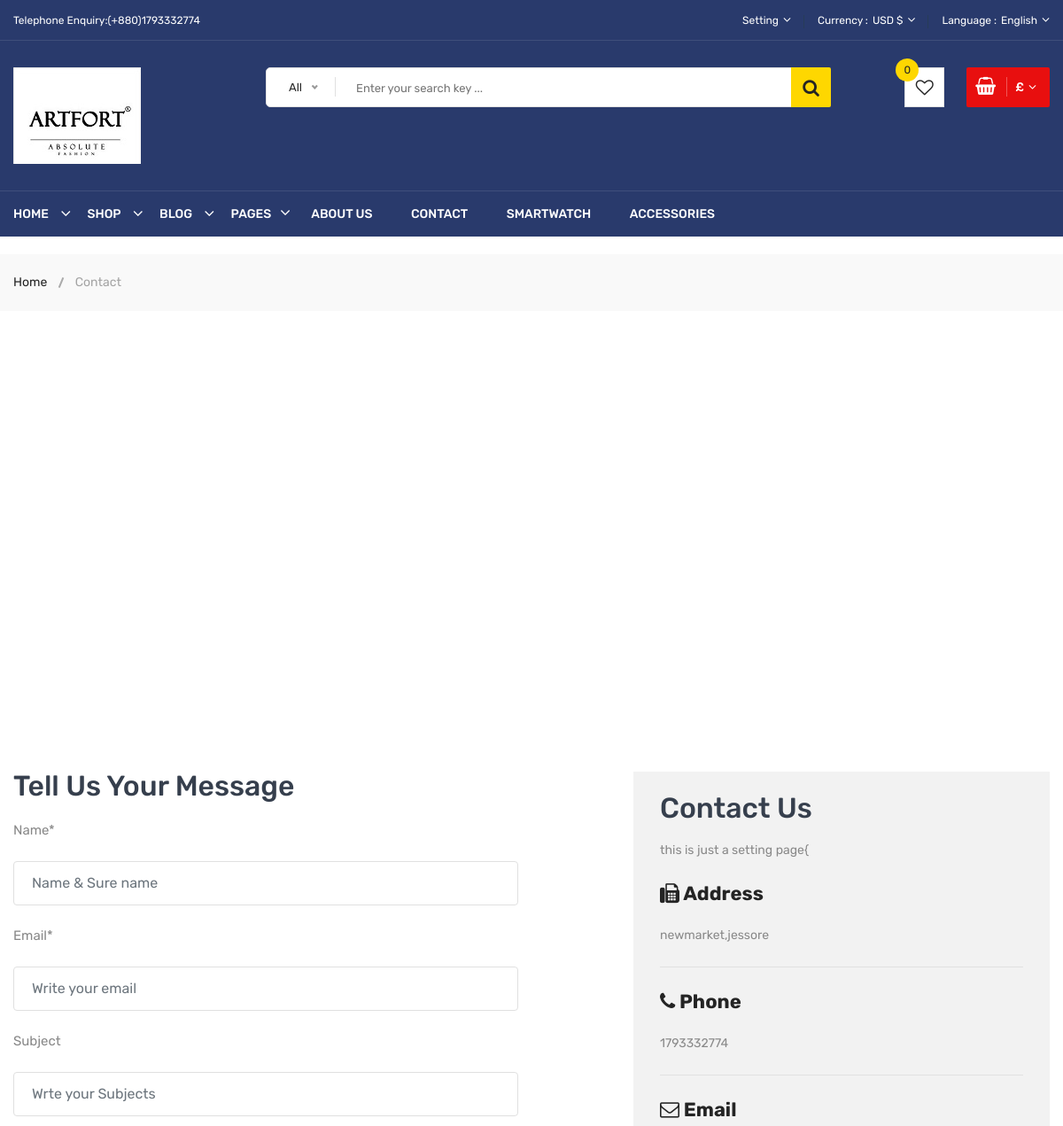
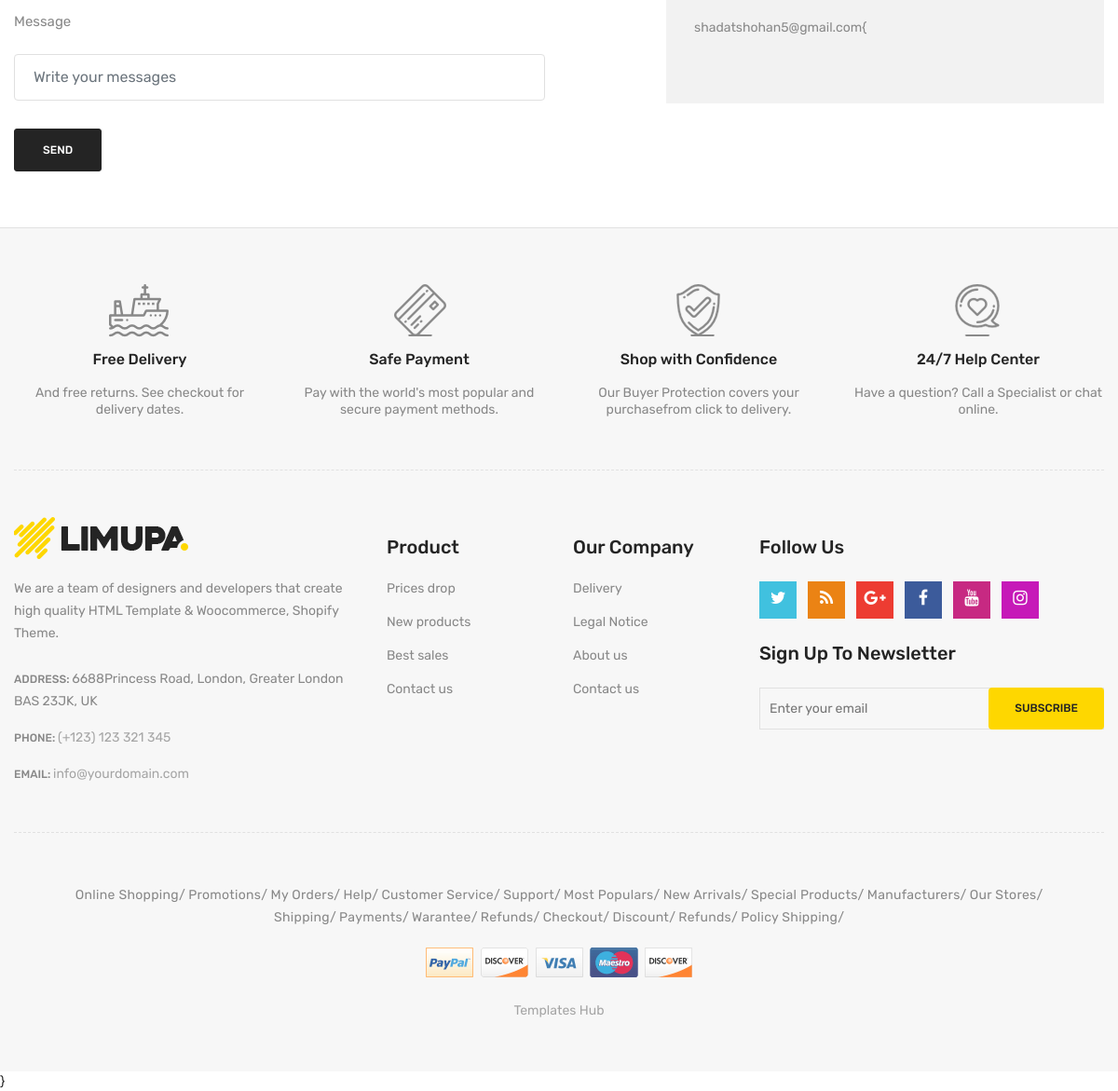
Page /contact/ on the committed database (2 pictures, top to bottom).
### EcomApp/models.py (models this page shows, shortened)
class Setting(models.Model):
    STATUS = (
        ('True', 'True'),
        ('False', 'False'),
    )
    title = models.CharField(max_length=200)
    keyword = models.CharField(max_length=200)
    description = models.TextField()
    address = models.CharField(max_length=200)
    phone = models.IntegerField()
    fax = models.CharField(blank=True, max_length=50)
    email = models.EmailField(blank=True, null=True, max_length=50)
    smptserver = models.CharField(max_length=100)
    smtpemail = models.EmailField(blank=True, null=True, max_length=50)
    smptpassword = models.CharField(blank=True, max_length=50)
    smptport = models.CharField(blank=True, max_length=100)
    icon = models.ImageField(blank=True, null=True, upload_to='icon/')
    facebook = models.CharField(blank=True, max_length=100)
    instagram = models.CharField(blank=True, max_length=100)
    address = models.TextField()
    contact = models.TextField()
    reference = models.TextField()
    status = models.CharField(max_length=50, choices=STATUS)
    created_at = models.DateTimeField(auto_now_add=True)
    updated_at = models.DateTimeField(auto_now=True)

### EcomApp/views.py (the view, shortened to what this page needs)
# urls.py: path('contact/',views.contact,name='contact_dat'),
def contact(request):
    category=Category.objects.all()
    setting=Setting.objects.get(id=1)
    form=ContactForm
    print(form)
    context={
    'form':form,
    'category':category,
    'setting':setting
    }
    return render(request,'EcomApp/contact_form.html',context)

### EcomApp/templates/EcomApp/contact_form.html (shortened to what this page needs)
{% extends 'EcomApp/index.html' %}
{% load static %}
{%load crispy_forms_tags  %}
{% block header %}
{% include 'EcomApp/header.html' %}
{% endblock %}
{% block another_content %}
  <div class="breadcrumb-area">
                <div class="container">
                    <div class="breadcrumb-content">
                        <ul>
                            <li><a href="index.html">Home</a></li>
                            <li class="active">Contact</li>
                        </ul>
                    </div>
                </div>
            </div>
            <div class="contact-main-page mt-60 mb-40 mb-md-40 mb-sm-40 mb-xs-40">
                <div class="container mb-60">
                    <div id="google-map"></div>
                </div>
                <div class="container">
                    <div class="row">
                        <div class="col-lg-5 offset-lg-1 col-md-12 order-1 order-lg-2">
                            <div class="contact-page-side-content">
                                <h3 class="contact-page-title">Contact Us</h3>
                                <p class="contact-page-message mb-25">{{setting.description}}{</p>
                                <div class="single-contact-block">
                                    <h4><i class="fa fa-fax"></i> Address</h4>
                                    <p>{{setting.address}}</p>
                                </div>
                                <div class="single-contact-block">
                                    <h4><i class="fa fa-phone"></i> Phone</h4>
                                    <p>{{setting.phone}}</p>
                                </div>
                                <div class="single-contact-block last-child">
                                    <h4><i class="fa fa-envelope-o"></i> Email</h4>
                                    <p>{{setting.email}}{</p>
                                </div>
                            </div>
                        </div>
                        <div class="col-lg-6 col-md-12 order-2 order-lg-1">
                            <div class="contact-form-content pt-sm-55 pt-xs-55">
                                <h3 class="contact-page-title">Tell Us Your Message</h3>
                                <div class="contact-form">
                                    <form  id="contact-form" action="{%url 'contact_dat'%}" method="post">
                                        <div class="form-group">
                                            {{form.name|as_crispy_field}}
                                        </div>
                                        <div class="form-group">
                                            {{form.email|as_crispy_field}}
                                        </div>
                                        <div class="form-group">
                                            {{form.subject|as_crispy_field}}
                                        </div>
                                        <div class="form-group mb-30">
                                             {{form.message|as_crispy_field}}
                                        </div>
                                        <div class="form-group">
                                            <button type="submit" value="submit" id="submit" class="li-btn-3" name="submit">send</button>
                                        </div>
                                    </form>
                                </div>
                            </div>
                        </div>
                    </div>
                </div>
            </div>
{% endblock %}
{% block footer %}
{% include 'EcomApp/footer.html' %}
{% endblock %}

### EcomApp/templates/EcomApp/header.html (shortened to what this page needs)
 {%load static%}
 <header class="li-header-4">
                <div class="header-top">
                    <div class="container">
                        <div class="row">
                            <div class="col-lg-3 col-md-4">
                                <div class="header-top-left">
                                    <ul class="phone-wrap">
                                        <li><span>Telephone Enquiry:</span><a href="#">(+880){{setting.phone}}</a></li>
                                    </ul>
                                </div>
                            </div>
                            <div class="col-lg-9 col-md-8">
                                <div class="header-top-right">
                                    <ul class="ht-menu">
                                        <li>
                                            <div class="ht-setting-trigger"><span>Setting</span></div>
                                        </li>
                                        <li>
                                            <span class="currency-selector-wrapper">Currency :</span>
                                            <div class="ht-currency-trigger"><span>USD $</span></div>
                                        </li>
                                        <li>
                                            <span class="language-selector-wrapper">Language :</span>
                                            <div class="ht-language-trigger"><span>English</span></div>
                                        </li>
                                    </ul>
                                </div>
                            </div>
                        </div>
                    </div>
                </div>
                <div class="header-middle pl-sm-0 pr-sm-0 pl-xs-0 pr-xs-0">
                    <div class="container">
                        <div class="row">
                            <div class="col-lg-3">
                                <div class="logo pb-sm-30 pb-xs-30">
                                    <a href="#">
                                        <img src="{{setting.icon.url}}" alt="">
                                    </a>
                                </div>
                            </div>
                            <div class="col-lg-9 pl-0 ml-sm-15 ml-xs-15">
                                <form action="{% url 'SearchView' %}" class="hm-searchbox" method="post">
                                        {% load mptt_tags %}
                                    <input type="text" id="query" name="query" placeholder="Enter your search key ...">
                                    <button class="li-btn" type="submit"><i class="fa fa-search"></i></button>
                                </form>
                                <div class="header-middle-right">
                                    <ul class="hm-menu">
                                        <li class="hm-wishlist">
                                            <a href="wishlist.html">
                                                <span class="cart-item-count wishlist-item-count">0</span>
                                                <i class="fa fa-heart-o"></i>
                                            </a>
                                        </li>
                                        <li class="hm-minicart">
                                            <div class="hm-minicart-trigger">
                                                <span class="item-text">£{{total_amount}}
                                                </span>
                                            </div>
                                        </li>
                                    </ul>
                                </div>
                            </div>
                        </div>
                    </div>
                </div>
                <div class="header-bottom header-sticky d-none d-lg-block d-xl-block">
                    <div class="container">
                        <div class="row">
                            <div class="col-lg-12">
                                <div class="hb-menu">
                                    <nav>
                                        <ul>
                                            <li><a href="{%url 'home'  %}">Home</a>
                                            </li>
                                            <li class="megamenu-holder"><a href="shop-left-sidebar.html">Shop</a>
                                            </li>
                                            <li class="dropdown-holder"><a href="blog-left-sidebar.html">Blog</a>
                                            </li>
                                            <li class="megamenu-static-holder"><a href="index.html">Pages</a>
                                            </li>
                                            <li><a href="{% url 'about' %}">About Us</a></li>
                                            <li><a href="{% url 'contact_dat' %}">Contact</a></li>
                                            <li><a href="shop-left-sidebar.html">Smartwatch</a></li>
                                            <li><a href="shop-left-sidebar.html">Accessories</a></li>
                                        </ul>
                                    </nav>
                                </div>
                            </div>
                        </div>
                    </div>
                </div>
            </header>

### static/css/responsive.css (style rules this page uses)
@media (min-width: 1200px) and (max-width: 1500px) { .container { max-width: 1170px; padding-left: 0; padding-right: 0; } }

### rows in the picture
Setting: phone "1793332774", icon (picture), description "this is just a setting page", address "newmarket,jessore", email "shadatshohan5@gmail.com"
